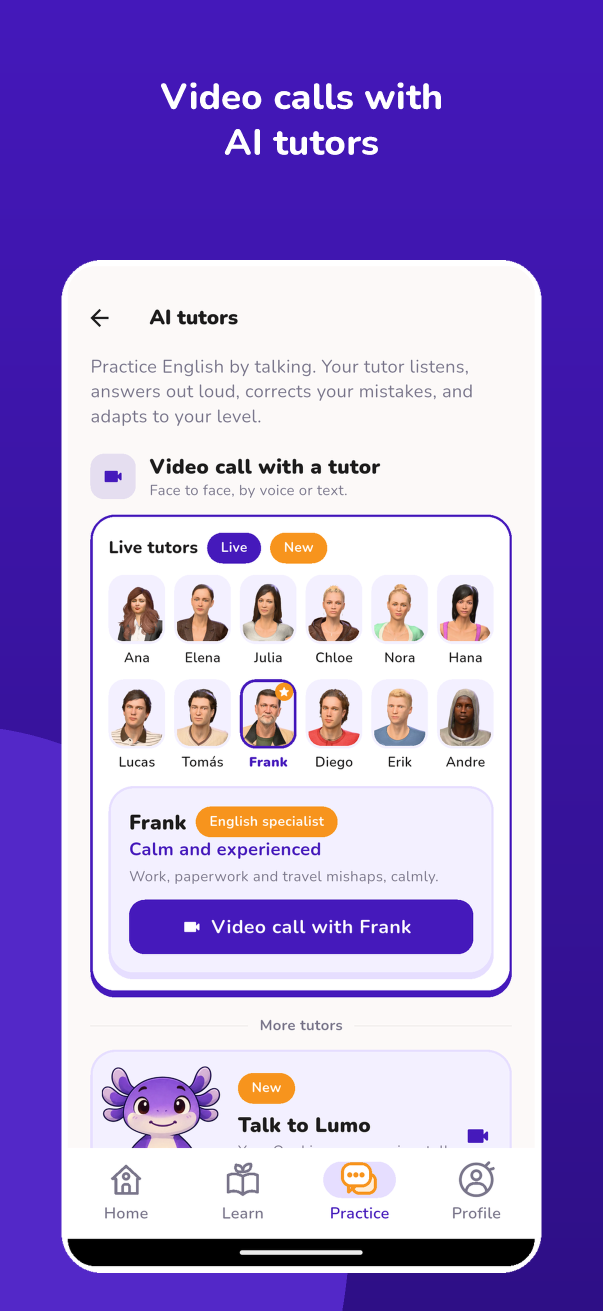
#> input picture docs/appstore/capturas/en-01-tutors.png, 1206 x 2622 px, given in place of es-01-videollamada.png, which was not available (shown at 1/2 size)
$ python capturas_ios.py
#> lines starting #> are read from the running program, lines starting #| are printed output that depends on the picture; after the words box and inside, x2 and y2 are one past the last pixel; in counts of white or black regions, pixels touching at a corner belong together
"""Recompone las capturas de Google Play (1080x1920) al tamaño que pide
App Store Connect para iPhone (1206x2622): mismo fondo, título en Nunito
y la pantalla del teléfono recortada de la captura de Play.

Uso: python3 tools/appstore/capturas_ios.py
Salida: docs/appstore/capturas/<idioma>-NN-*.png
"""
from pathlib import Path

from PIL import Image, ImageDraw, ImageFont

RAIZ = Path(__file__).resolve().parents[2]
ORIGEN = RAIZ / "docs/play/graficos"
DESTINO = RAIZ / "docs/appstore/capturas"
FUENTE = RAIZ / "assets/fonts/Nunito.ttf"

W, H = 1206, 2622
ARRIBA, ABAJO = (68, 24, 186), (46, 15, 134)
MARCO = (155, 284, 926, 1911)  # teléfono dentro de la captura de Play
RADIO = 64

CAPTURAS = {
    "es": [
        ("es-01-videollamada", "Habla en videollamada\ncon tu tutor de IA"),
        ("es-02-tutores", "12 tutores con voz\ny personalidad propias"),
        ("es-03-gramatica", "Gramática clara,\nexplicada en tu idioma"),
        ("es-04-vocabulario", "Vocabulario con\nilustraciones y audio"),
        ("es-05-practica", "Practica situaciones\nde la vida real"),
        ("es-06-inicio", "10 idiomas,\na tu ritmo"),
    ],
    "en": [
        ("en-01-tutors", None),
        ("en-02-practice", None),
        ("en-03-vocabulary", None),
        ("en-04-home", None),
    ],
}


def fondo():
    im = Image.new("RGB", (W, H))
#> im: PIL image 1206x2622 RGB; every value is 0
    d = ImageDraw.Draw(im)
    for y in range(H):
        t = y / (H - 1)
        d.line([(0, y), (W, y)], fill=tuple(round(a + (b - a) * t) for a, b in zip(ARRIBA, ABAJO)))
    # la onda clara de abajo a la izquierda, como en Play
    capa = Image.new("L", (W, H), 0)
#> capa: PIL image 1206x2622 L; every value is 0
    ImageDraw.Draw(capa).ellipse((-900, 1450, 700, 3400), fill=255)
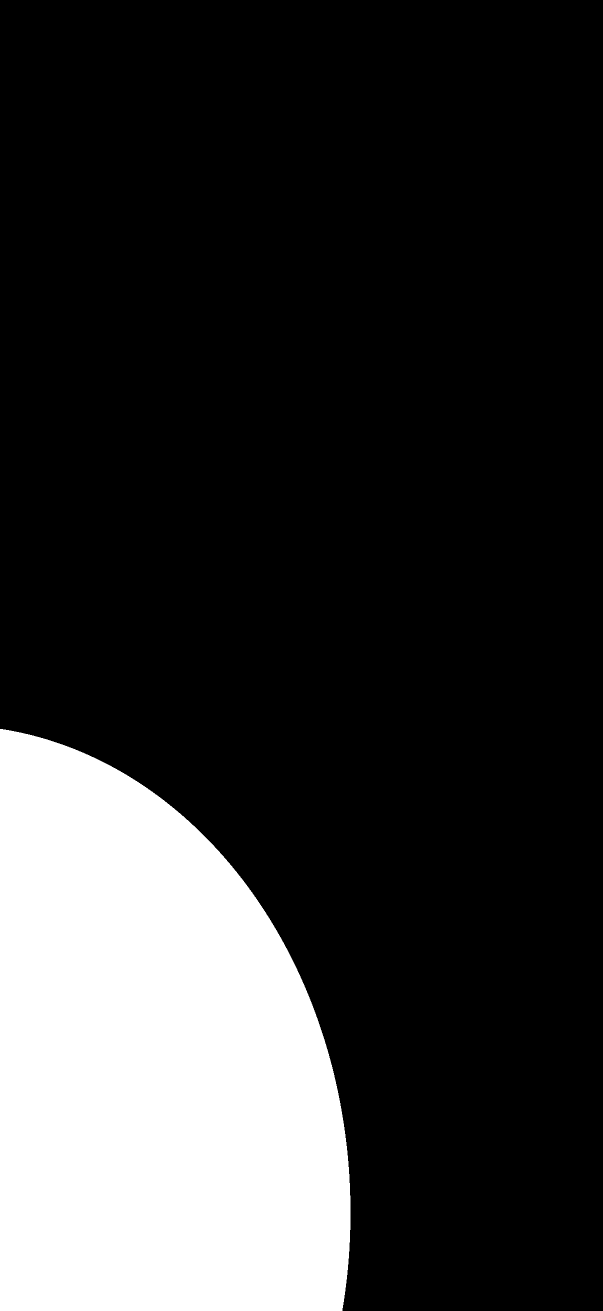
#> capa: PIL image 1206x2622 L (shown at 1/2 size); 20.7% white; 1 white region, box (x1, y1, x2, y2) and area: (0, 1458, 701, 2622) 653105
    im.paste(Image.new("RGB", (W, H), (83, 40, 200)), (0, 0), capa)
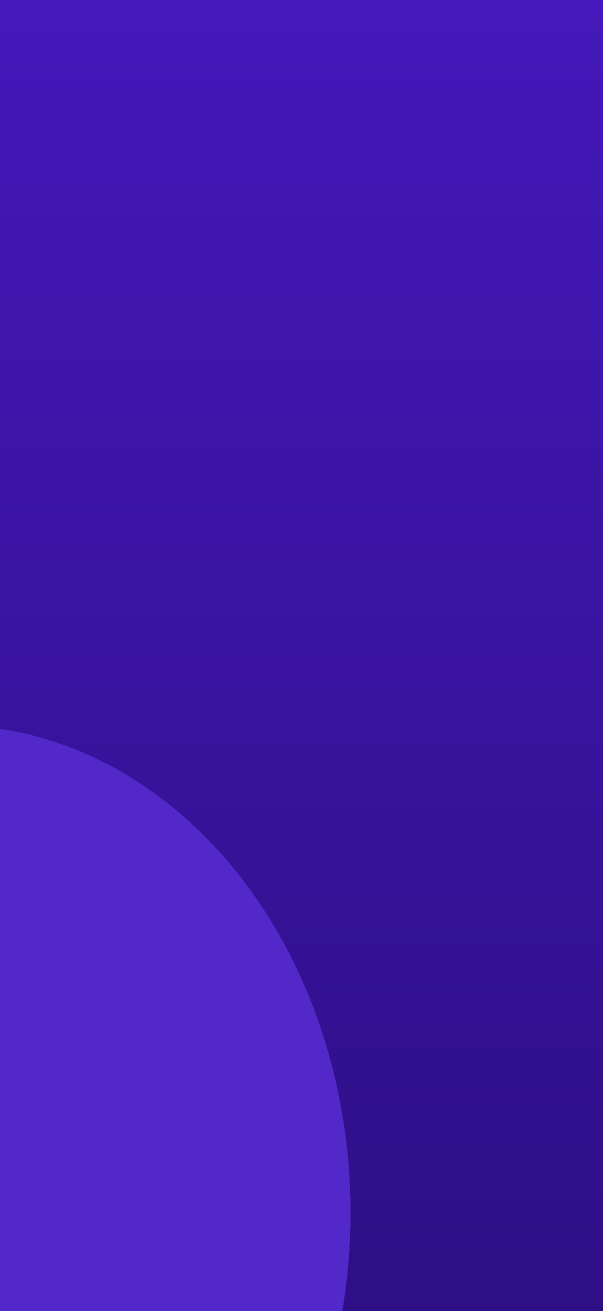
#> im: PIL image 1206x2622 RGB (shown at 1/2 size); mean R, G, B 63.8, 24.3, 171.6
    return im


def fuente(tam):
    f = ImageFont.truetype(str(FUENTE), tam)
    try:
        f.set_variation_by_axes([800])
    except Exception:
        pass
    return f


def telefono(origen):
    tel = Image.open(origen).convert("RGB").crop(MARCO)
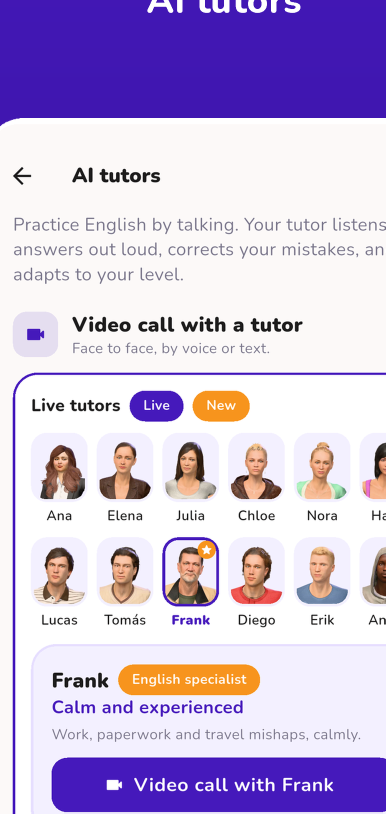
#> tel: PIL image 771x1627 RGB (shown at 1/2 size); mean R, G, B 202, 187.3, 220.3
    mascara = Image.new("L", tel.size, 0)
#> mascara: PIL image 771x1627 L; every value is 0
    ImageDraw.Draw(mascara).rounded_rectangle((0, 0, tel.width - 1, tel.height - 1), RADIO, fill=255)
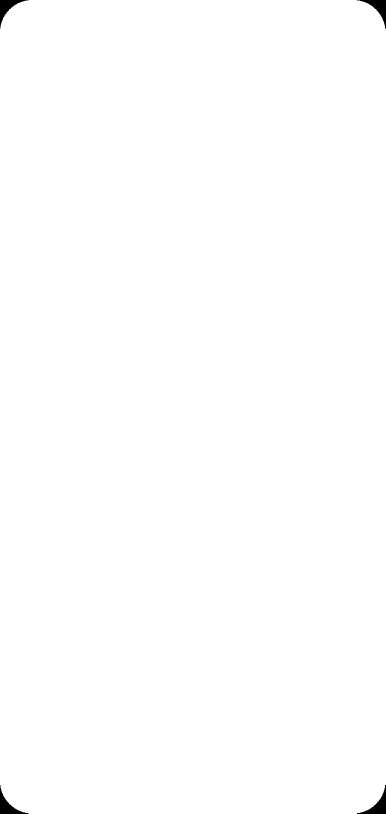
#> mascara: PIL image 771x1627 L (shown at 1/2 size); 99.7% white; 4 black regions, box (x1, y1, x2, y2) and area: (0, 0, 57, 57) 901, (714, 0, 771, 57) 901, (0, 1570, 57, 1627) 901, (714, 1570, 771, 1627) 901
    tel.putalpha(mascara)
#> tel: PIL image 771x1627 RGBA
    ancho = 960
    return tel.resize((ancho, round(tel.height * ancho / tel.width)), Image.LANCZOS)
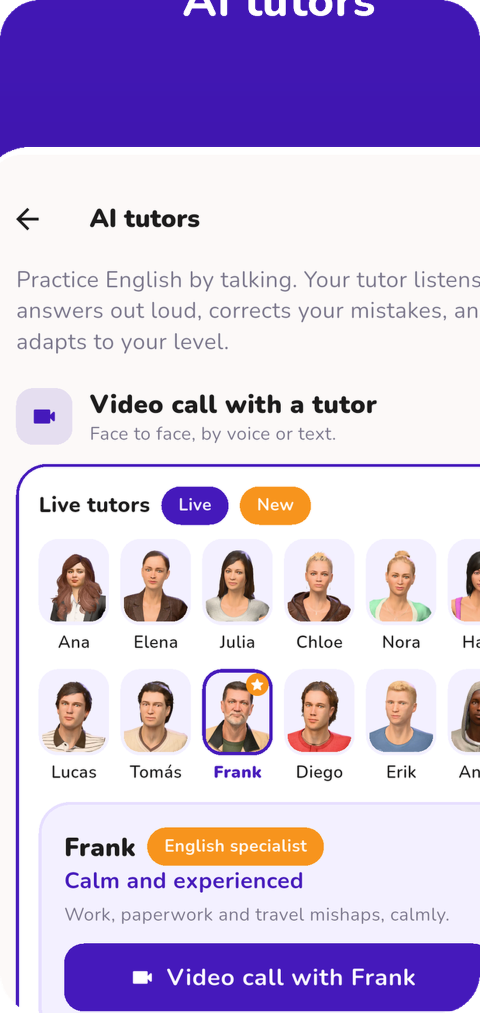
#> returned value: PIL image 960x2026 RGBA (shown at 1/2 size); mean R, G, B, A 201.7, 187, 219.8, 254.3; transparent parts drawn white


def titulo_play(origen):
    """Para las capturas en inglés reutiliza el título de Play tal cual."""
    im = Image.open(origen).convert("RGB")
    return im.crop((0, 60, 1080, 270))


def componer(nombre, titulo):
    im = fondo()
    d = ImageDraw.Draw(im)
    y_tel = 520
    if titulo:
        f = fuente(86)
        d.multiline_text((W // 2, 150), titulo, font=f, fill="white", anchor="ma", align="center", spacing=22)
    else:
        banda = titulo_play(ORIGEN / f"{nombre}.png")
        banda = banda.resize((W, round(banda.height * W / banda.width)), Image.LANCZOS)
        # se funde con el degradado: solo se copian los píxeles claros (el texto)
        gris = banda.convert("L").point(lambda v: 255 if v > 150 else 0)
        im.paste(banda, (0, 110), gris)
    tel = telefono(ORIGEN / f"{nombre}.png")
    im.paste(tel, ((W - tel.width) // 2, y_tel), tel)
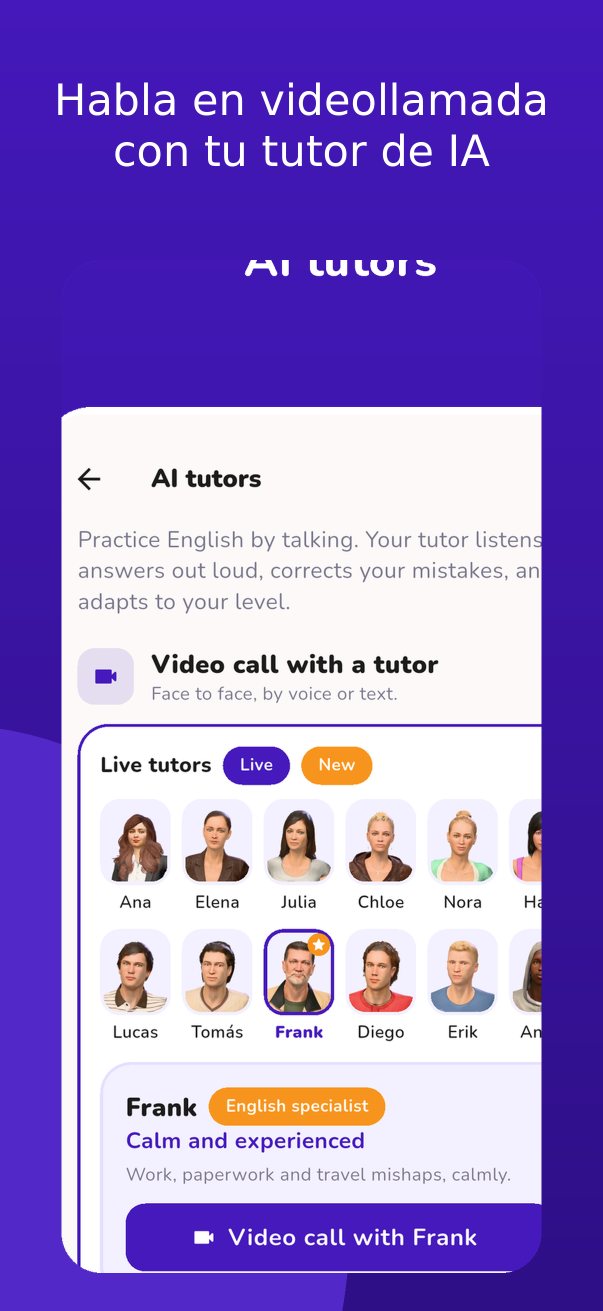
#> im: PIL image 1206x2622 RGB (shown at 1/2 size); mean R, G, B 150.9, 126.6, 203.8
    DESTINO.mkdir(parents=True, exist_ok=True)
    salida = DESTINO / f"{nombre}.png"
    im.save(salida, optimize=True)
    return salida, tel.height + y_tel


if __name__ == "__main__":
    for idioma, lista in CAPTURAS.items():
        for nombre, titulo in lista:
            salida, fin = componer(nombre, titulo)
#> fin = 2546
            print(salida.relative_to(RAIZ), Image.open(salida).size, "fin del teléfono:", fin)
#| docs/appstore/capturas/es-01-videollamada.png (1206, 2622) fin del teléfono: 2546
#> (the run stopped early here; a loop or call above may not have finished)
